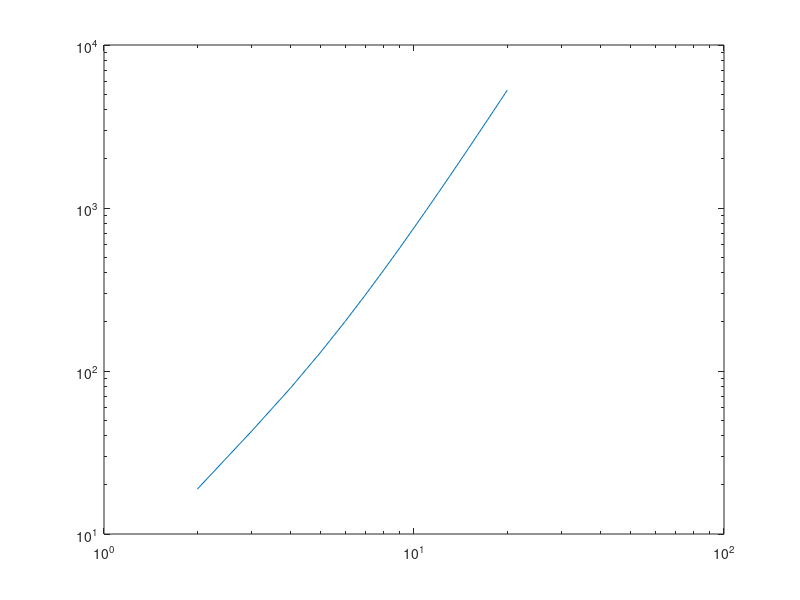

This chart was generated by the following MATLAB code:

n=[2:20]
sigmaexcess=12
ce=0
factor1=n.*(n+1)+sigmaexcess-(4.*ce)+(.2*(ce.^2));
factor2=((2.*n+1).*((2.*(n.^2))+(2.*n)-1))./(n.*(n+1).*(n+2).*(n-1));
%kappa=1.2e-19
epsilon=0.2
b=1e9;
% r0=7e-6
kappa=12e-19
r0=5e-6
ms=((kappa./((r0).^3))./(4.*0.001)).*((factor1)./(factor2));
ms1=((kappa./((r0).^3))./(4.*0.001)).*((factor1)./(factor2));
ms1=ms1'
ms2=(kappa.*((n./r0).^3))./(4.*0.001)
ms2=ms2'
loglog(n,ms1)